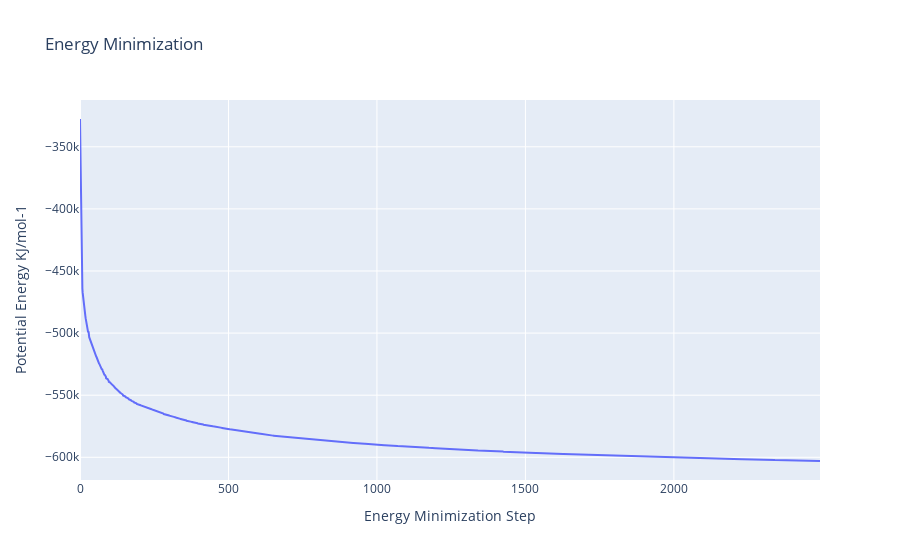

The cell this chart's notebook holds for it:
### Code cell
import plotly
import plotly.graph_objs as go

#Read data from file and filter energy values higher than 1000 Kj/mol^-1
with open(output_min_ene_xvg,'r') as energy_file:
    x,y = map(
        list,
        zip(*[
            (float(line.split()[0]),float(line.split()[1]))
            for line in energy_file 
            if not line.startswith(("#","@")) 
            if float(line.split()[1]) < 1000 
        ])
    )

plotly.offline.init_notebook_mode(connected=True)

fig = {
    "data": [go.Scatter(x=x, y=y)],
    "layout": go.Layout(title="Energy Minimization",
                        xaxis=dict(title = "Energy Minimization Step"),
                        yaxis=dict(title = "Potential Energy KJ/mol-1")
                       )
}

plotly.offline.iplot(fig)

### Figure 1 — Plotly figure (JSON) as saved in the notebook; plotly's stock layout.template omitted (floating-point values rounded to 4 significant figures; data arrays with more than 128 entries replaced by an {"elided": "..."} marker saying what was removed)
{"data": [{"type": "scatter", "x": {"elided": "1973 int values"}, "y": {"elided": "1973 float values"}}], "layout": {"title": {"text": "Energy Minimization"}, "xaxis": {"title": {"text": "Energy Minimization Step"}}, "yaxis": {"title": {"text": "Potential Energy KJ/mol-1"}}}}
